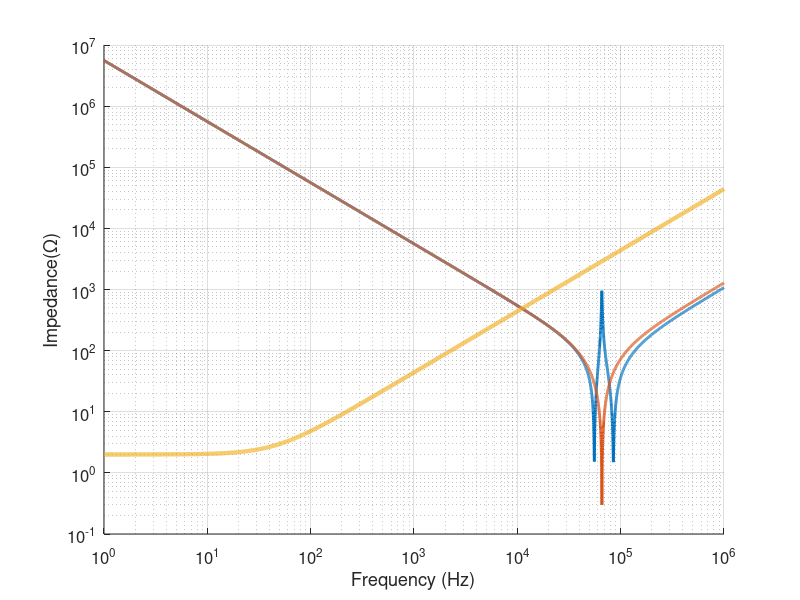

Write MATLAB code to recreate this figure.
%% Analytical model with motor 

%
%   
%    |--------------|---rp----Cp----Lp'(Lp-M)---|---Ls'(Ls-M)--Cs-|
%    |              |                           |                 |      
%    |          --Lmotor--                      |                 |
% --|V_in|--        |                         --Lm--            --RLoad--
%    |              |                           |                 | 
%    |          --Rmotor--                      |                 |
%    |--------------|---------------------------|-------rs--------|
%
%
%  Create T-model of coupled inductor at steady state
%  Sinosoidal response 
% at above circuit is represented and parameter name
% is given. I give a name Lp' as Lp_p and Ls' as Ls_p. 

% Frequency Space 
f=logspace(0,6,10000);
w=2*pi*f;
% Parameters
rp=0.3; % ohm
rs= 0.3; % ohm 
Lp=205e-6;
Ls=51e-6;
M=41e-6;
RL=8.44;
Cs=115e-9;
Cp=28.5e-9;
Lp_p=Lp-M;
Ls_p=Ls-M;
Rmotor=2;
Lmotor=7e-3;
Vin=1;

RLk=[0  1e6]
% RLk=[8.44]
figure();
set(gcf,'Position',[100 100 400 300])
for i =1:length(RLk)
RL=RLk(i);
% Impedance 
Z1= 1i.*w*Ls_p +(RL+rs)- 1i./(w*Cs); %% secondary side
Z2=1i.*w*M; % mutual inductance 
Z3= 1i.*w*Lp_p+rp-1i./(w*Cp); % primary side 
Z12= ((Z1.*Z2)./(Z1+Z2)); %% reflected secondary impedance to primary
Z123=Z12+Z3; %% total impedance 
Z4= 1i.*w*Lmotor +(Rmotor); % motor impedance
Z1234=((Z123.*Z4)./(Z123+Z4)); %


hold on;
plot(f,abs(Z123),'Linewidth',2);
set(gca, 'XScale', 'log','YScale','log')
grid on;
end

hold on;
plot(f,abs(Z4),'Linewidth',3);
set(gca, 'XScale', 'log','YScale','log')
xlabel('Frequency (Hz)','FontSize',12)
ylabel('Impedance(\Omega)','Interpreter','Tex','FontSize',12)
grid on;
set(gca,'FontSize',12);

%%
% B=arrayfun(@num2str,RLk,'un',0)

% legend(B)
